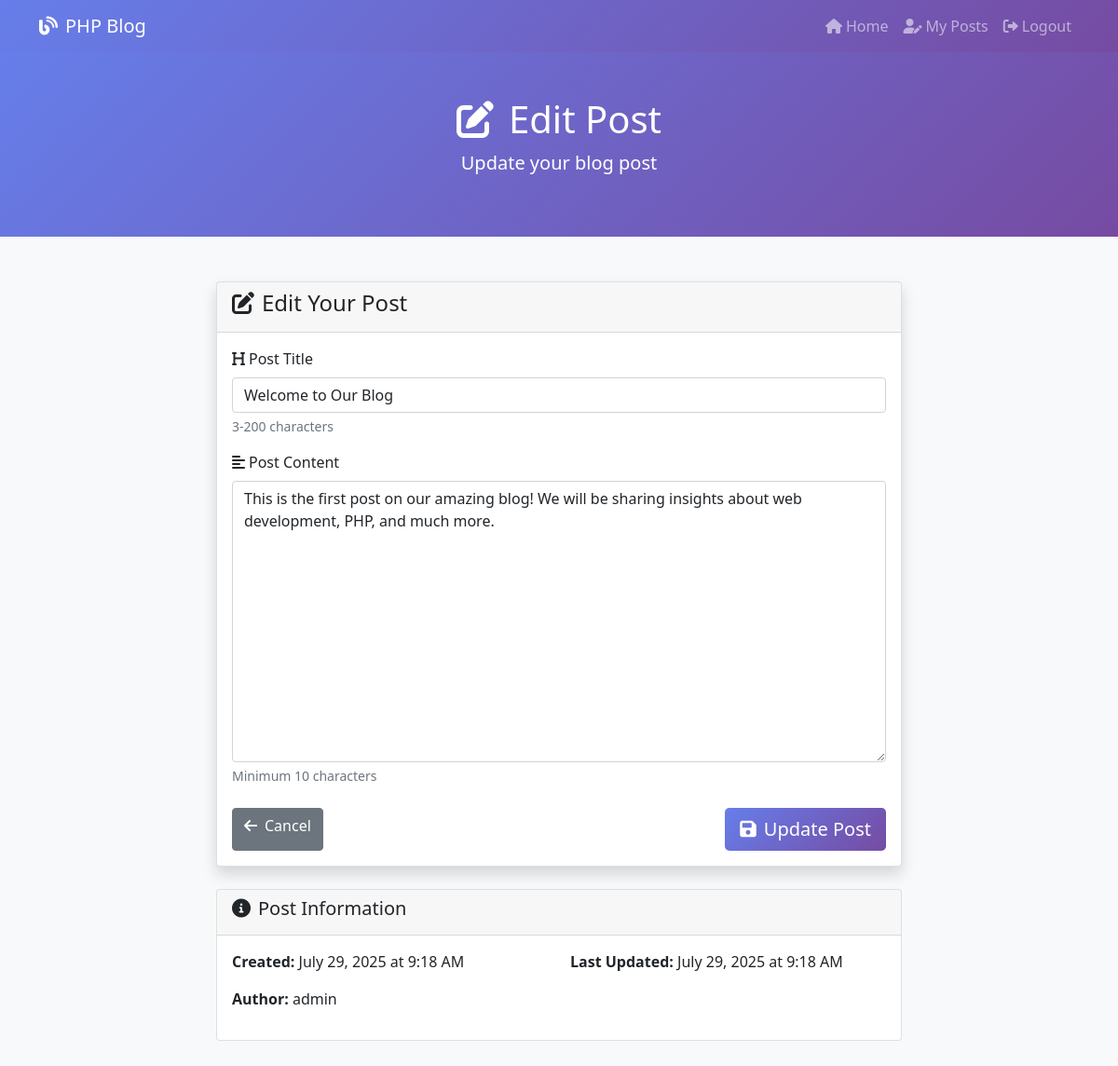
The app's page /posts/edit.php?id=1 (signed in) with its own data.
### tables this page shows
CREATE TABLE posts (
    id INT AUTO_INCREMENT PRIMARY KEY,
    title VARCHAR(200) NOT NULL,
    content TEXT NOT NULL,
    author_id INT NOT NULL,
    created_at TIMESTAMP DEFAULT CURRENT_TIMESTAMP,
    updated_at TIMESTAMP DEFAULT CURRENT_TIMESTAMP ON UPDATE CURRENT_TIMESTAMP,
    FOREIGN KEY (author_id) REFERENCES users(id) ON DELETE CASCADE
);

CREATE TABLE users (
    id INT AUTO_INCREMENT PRIMARY KEY,
    username VARCHAR(50) NOT NULL UNIQUE,
    email VARCHAR(100) NOT NULL UNIQUE,
    password VARCHAR(255) NOT NULL,
    created_at TIMESTAMP DEFAULT CURRENT_TIMESTAMP,
    updated_at TIMESTAMP DEFAULT CURRENT_TIMESTAMP ON UPDATE CURRENT_TIMESTAMP
);

### includes/posts.php (called while the page is built, shortened)
<?php
function getPostById($postId) {
    try {
        $pdo = getDBConnection();
        $sql = "SELECT p.*, u.username as author_name
                FROM posts p
                JOIN users u ON p.author_id = u.id
                WHERE p.id = ?";
        $stmt = $pdo->prepare($sql);
        $stmt->execute([$postId]);
        return $stmt->fetch();
    } catch (PDOException $e) {
        error_log("Get post error: " . $e->getMessage());
        return null;
    }
}
?>

### posts/edit.php (the view, shortened to what this page needs)
<?php
require_once __DIR__ . '/../includes/posts.php';
$postId = $_GET['id'] ?? null;
$post = getPostById($postId);
$title = $post['title'];
$content = $post['content'];
?>
<!DOCTYPE html>
<html lang="en">
<head>
    <link href="https://cdn.jsdelivr.net/npm/bootstrap@5.1.3/dist/css/bootstrap.min.css" rel="stylesheet">
    <link href="https://cdnjs.cloudflare.com/ajax/libs/font-awesome/6.0.0/css/all.min.css" rel="stylesheet">
</head>
<body>
    <nav class="navbar navbar-expand-lg navbar-dark">
        <div class="container">
            <a class="navbar-brand" href="../index.php">
                <i class="fas fa-blog me-2"></i>PHP Blog
            </a>
            <div class="navbar-nav ms-auto">
                <a class="nav-link" href="../index.php">
                    <i class="fas fa-home me-1"></i>Home
                </a>
                <a class="nav-link" href="my-posts.php">
                    <i class="fas fa-user-edit me-1"></i>My Posts
                </a>
                <a class="nav-link" href="../auth/logout.php">
                    <i class="fas fa-sign-out-alt me-1"></i>Logout
                </a>
            </div>
        </div>
    </nav>
    <section class="edit-header">
        <div class="container text-center">
            <h1><i class="fas fa-edit me-3"></i>Edit Post</h1>
            <p class="lead">Update your blog post</p>
        </div>
    </section>
    <div class="container my-5">
        <div class="row justify-content-center">
            <div class="col-lg-8">
                <div class="card shadow">
                    <div class="card-header">
                        <h4><i class="fas fa-edit me-2"></i>Edit Your Post</h4>
                    </div>
                    <div class="card-body">
                        <form method="POST" action="">
                            <div class="mb-3">
                                <label for="title" class="form-label">
                                    <i class="fas fa-heading me-1"></i>Post Title
                                </label>
                                <input type="text" class="form-control" id="title" name="title"
                                       value="<?php echo htmlspecialchars($title); ?>"
                                       placeholder="Enter an engaging title for your post" required>
                                <div class="form-text">3-200 characters</div>
                            </div>
                            <div class="mb-4">
                                <label for="content" class="form-label">
                                    <i class="fas fa-align-left me-1"></i>Post Content
                                </label>
                                <textarea class="form-control" id="content" name="content" rows="12"
                                          placeholder="Write your blog post content here..." required><?php echo htmlspecialchars($content); ?></textarea>
                                <div class="form-text">Minimum 10 characters</div>
                            </div>
                            <div class="d-flex justify-content-between">
                                <a href="view.php?id=<?php echo $postId; ?>" class="btn btn-secondary">
                                    <i class="fas fa-arrow-left me-2"></i>Cancel
                                </a>
                                <button type="submit" class="btn btn-primary btn-lg">
                                    <i class="fas fa-save me-2"></i>Update Post
                                </button>
                            </div>
                        </form>
                    </div>
                </div>
                <div class="card mt-4">
                    <div class="card-header">
                        <h5><i class="fas fa-info-circle me-2"></i>Post Information</h5>
                    </div>
                    <div class="card-body">
                        <div class="row">
                            <div class="col-md-6">
                                <p><strong>Created:</strong> <?php echo date('F j, Y \a\t g:i A', strtotime($post['created_at'])); ?></p>
                            </div>
                            <div class="col-md-6">
                                <p><strong>Last Updated:</strong> <?php echo date('F j, Y \a\t g:i A', strtotime($post['updated_at'])); ?></p>
                            </div>
                        </div>
                        <p><strong>Author:</strong> <?php echo htmlspecialchars($post['author_name']); ?></p>
                    </div>
                </div>
            </div>
        </div>
    </div>
</body>
</html>

### posts/edit.php (style rules this page uses)
body { background-color: #f8f9fa; }
.navbar { background: linear-gradient(135deg, #667eea 0%, #764ba2 100%); }
.edit-header { background: linear-gradient(135deg, #667eea 0%, #764ba2 100%); color: white; padding: 3rem 0; }
.btn-primary { background: linear-gradient(135deg, #667eea 0%, #764ba2 100%); border: none; }

### records on screen
posts: title "Welcome to Our Blog", content "This is the first post on our amazing blog! We will be sharing insights about web development, PHP, and much more.", created_at "July 29, 2025 at 9:18 AM", updated_at "July 29, 2025 at 9:18 AM", author.username "admin"
